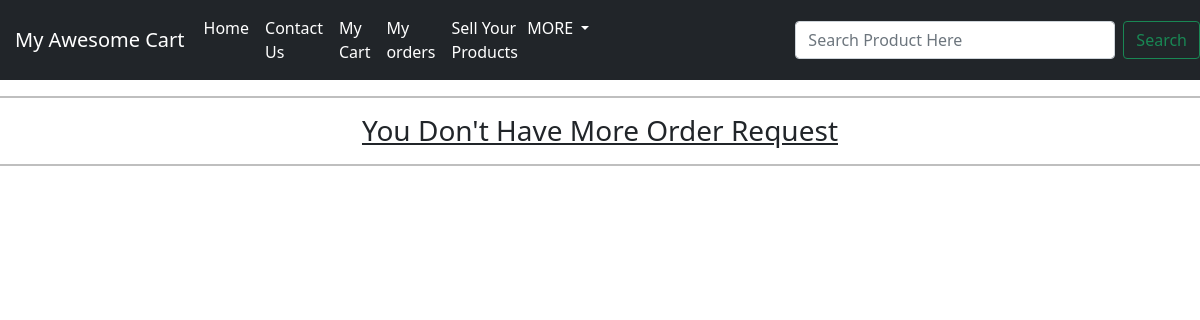
Page /shop/orderrequest/ (signed in) on the earlier database version.
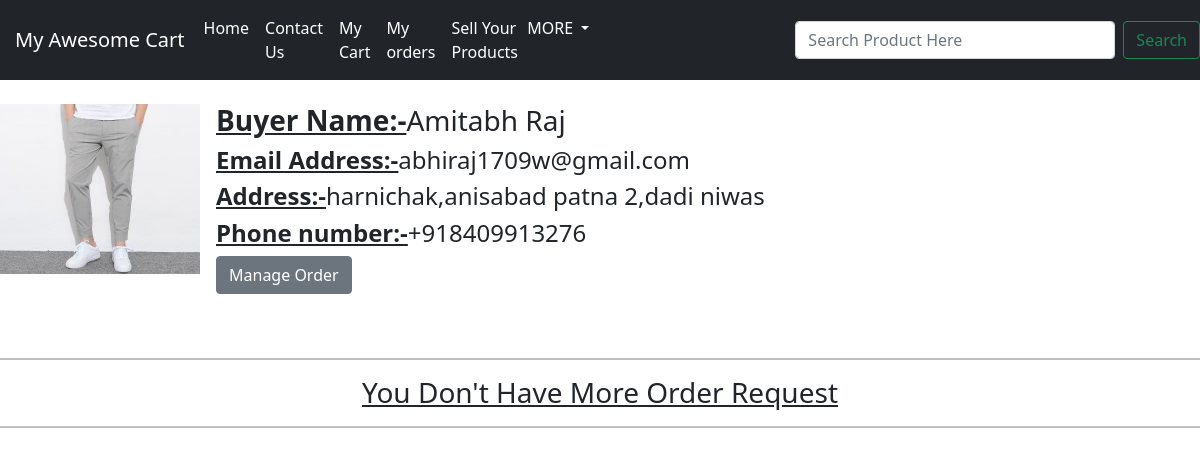
Same page on the later database version.
### shop/models.py (models this page shows, shortened)
class Order(models.Model):
    product_image=models.ImageField(upload_to="shop/images")
    product_name=models.CharField(max_length=200)
    product_price=models.CharField(max_length=200)
    name=models.CharField(max_length=50)
    email=models.CharField(max_length=50, default="")
    address1=models.CharField(max_length=100, default="")
    address2=models.CharField(max_length=400, default="")
    city=models.CharField(max_length=100, default="")
    state=models.CharField(max_length=50, default="")
    zip=models.IntegerField(default=0)
    phone=models.CharField(max_length=10,default="0")
    order_method=models.CharField(max_length=50, default="")
    product_id=models.CharField(max_length=1,default=0)
    admin_id=models.IntegerField(default="")
    user_uid=models.IntegerField(default=0)
    order_status=models.CharField(max_length=200,default="Pending")

### shop/views.py (the view)
# urls.py: path('orderrequest/', views.orderrequest,       name="orderrequest"),
def orderrequest(requests):
    order= Order.objects.all()
    context={'order':order}
    return render(requests, 'shop/orderrequest.html',context)

### templates/shop/orderrequest.html (shortened to what this page needs)
{% extends 'shop/basic.html' %}
{%block body%}
{%if user.is_authenticated%}
{% for order in order %}
{% if request.user.id == order.admin_id %}
<br>
<div class="d-flex position-relative">
  <img src="/media/{{order.product_image}}" class="flex-shrink-0 me-3" alt="...">
  <div>
    <h3 id="text" class="mt-0"><b><u>Buyer Name:-</u></b>{{order.name}}</h3>
    <h4 id="text"><b><u>Email Address:-</u></b>{{order.email}}</h4>
    <h4 id="text"><b><u>Address:-</u></b>{{order.address1}},{{order.address2}}</h4>
    <h4 id="text"><b><u>Phone number:-</u></b>{{order.phone}}</h4>
    <a id="text" href="/shop/moredetail/{{order.id}}"><button class="btn btn-secondary">Manage Order</button></a>
  </div>
</div>
<br>
<br>
{% endif %}
{% endfor %}
<hr style="height:2px;color:black;"></hr>
<center><h3><u>You Don't Have More Order Request</u></h3></center>
<hr style="height:2px;color:black;"></hr><br>
{%else%}
<h2>Please sign in to see your Orders Request</h2>
<a href="/" class="btn btn-danger">Sign in Here</a>
{%endif%}
{%endblock%}

Differences in the rows shown:
added Order: product_image (picture), name "Amitabh Raj", email "abhiraj1709w@gmail.com", address1 "harnichak,anisabad patna 2", address2 "dadi niwas", phone "+918409913276"
